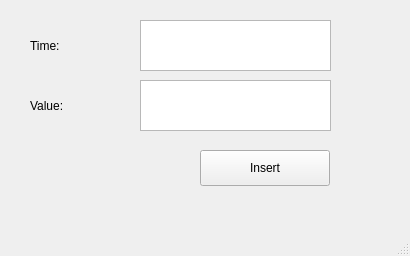
<?xml version="1.0" encoding="UTF-8"?>
<ui version="4.0">
 <class>InsertWindow</class>
 <widget class="QMainWindow" name="InsertWindow">
  <property name="geometry">
   <rect>
    <x>0</x>
    <y>0</y>
    <width>410</width>
    <height>256</height>
   </rect>
  </property>
  <property name="windowTitle">
   <string>Insert</string>
  </property>
  <widget class="QWidget" name="centralwidget">
   <widget class="QTextEdit" name="textEdit">
    <property name="geometry">
     <rect>
      <x>140</x>
      <y>20</y>
      <width>191</width>
      <height>51</height>
     </rect>
    </property>
   </widget>
   <widget class="QTextEdit" name="textEdit_2">
    <property name="geometry">
     <rect>
      <x>140</x>
      <y>80</y>
      <width>191</width>
      <height>51</height>
     </rect>
    </property>
   </widget>
   <widget class="QLabel" name="label">
    <property name="geometry">
     <rect>
      <x>30</x>
      <y>30</y>
      <width>101</width>
      <height>31</height>
     </rect>
    </property>
    <property name="text">
     <string>Time:</string>
    </property>
   </widget>
   <widget class="QLabel" name="label_2">
    <property name="geometry">
     <rect>
      <x>30</x>
      <y>90</y>
      <width>101</width>
      <height>31</height>
     </rect>
    </property>
    <property name="text">
     <string>Value:</string>
    </property>
   </widget>
   <widget class="QPushButton" name="pushButton">
    <property name="geometry">
     <rect>
      <x>200</x>
      <y>150</y>
      <width>130</width>
      <height>36</height>
     </rect>
    </property>
    <property name="text">
     <string>Insert</string>
    </property>
   </widget>
  </widget>
  <widget class="QMenuBar" name="menubar">
   <property name="geometry">
    <rect>
     <x>0</x>
     <y>0</y>
     <width>410</width>
     <height>30</height>
    </rect>
   </property>
  </widget>
  <widget class="QStatusBar" name="statusbar"/>
 </widget>
 <resources/>
 <connections/>
</ui>
